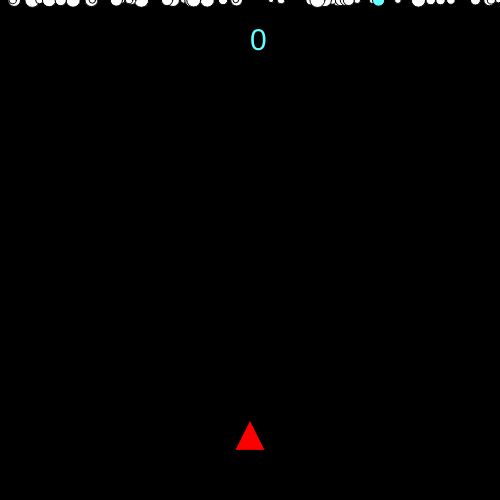
Frame 1 (no input)
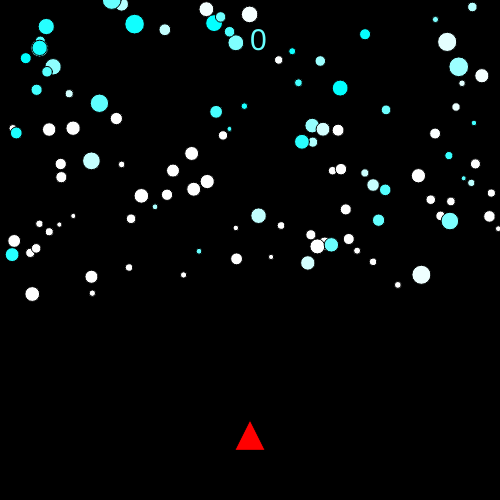
Frame 60 (no input)
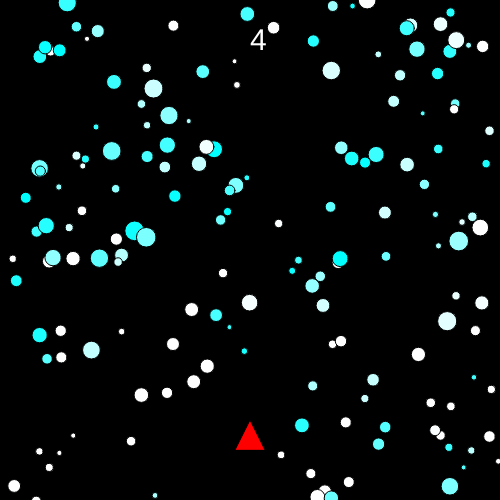
Frame 120 (the mouse pressed at the canvas centre since frame 60)

The p5.js sketch that drew these frames (run headless with seeded random() and noise() and a simulated clock; from frame 60 on, the mouse is pressed at the canvas centre):

// p5.js sketch
// ── sketch.js
let joueur;
let starList = [];
let score = 0;
let timer = 0;

function setup() {
  createCanvas(500, 500);
  background(0);
  joueur = new Joueur();
  for(let i=0; i<50; i++){
    createStar();
  }
}

function draw(){
  background(0);
  joueur.afficher();
  joueur.deplacer();

  starList.push(new Star(random(10,width-10),0,random(5,20), random(2,5),[random(0,255),255,255]));
  for(let star of starList){
    star.afficher();
    star.deplacer();
  }

  for(let i=0; i<starList.length; i++){
    if(joueur.attraper(starList[i]) == true){
      starList.splice(i,1);
      createStar();
      createStar();
      score++;
    }
  }
  textSize(30);
  text(score, width/2, 50);

  timer += deltaTime;
  if(timer > 1000){
    createStar();
    timer = 0;
  }
}

function createStar(){
  starList.push(new Star(random(width),0,random(5,15),random(2,5),[255,255,255])); 
}

class Joueur {
  constructor() {
    this.couleur = [255, 0, 0];
    this.size = 30;
    this.speed = 2;
    this.x = width / 2;
    this.y = height - 50;
  }

  deplacer() {
    if (keyIsDown(LEFT_ARROW) && this.x > 0) {
      this.x -= this.speed;
    }
    if (keyIsDown(RIGHT_ARROW) && this.x < width) {
      this.x += this.speed;
    }
  }

  afficher() {
    fill(this.couleur);
    triangle(this.x - this.size / 2,this.y,this.x,this.y - this.size,this.x + this.size / 2,this.y);
  }

  attraper(star){
    let distance = dist(this.x,this.y,star.x,star.y);
    if(distance< this.size){
      return true;
    }else{
      return false;
    }
  }

}



class Star {
  constructor(x, y, size, speed, couleur) {
    this.couleur = couleur;
    this.size = size;
    this.speed = speed;
    this.x = x;
    this.y = y;
  }
  afficher() {
    fill(this.couleur);
    ellipse(this.x, this.y, this.size);
  }

  deplacer() {
    this.y += this.speed;
  }
}
